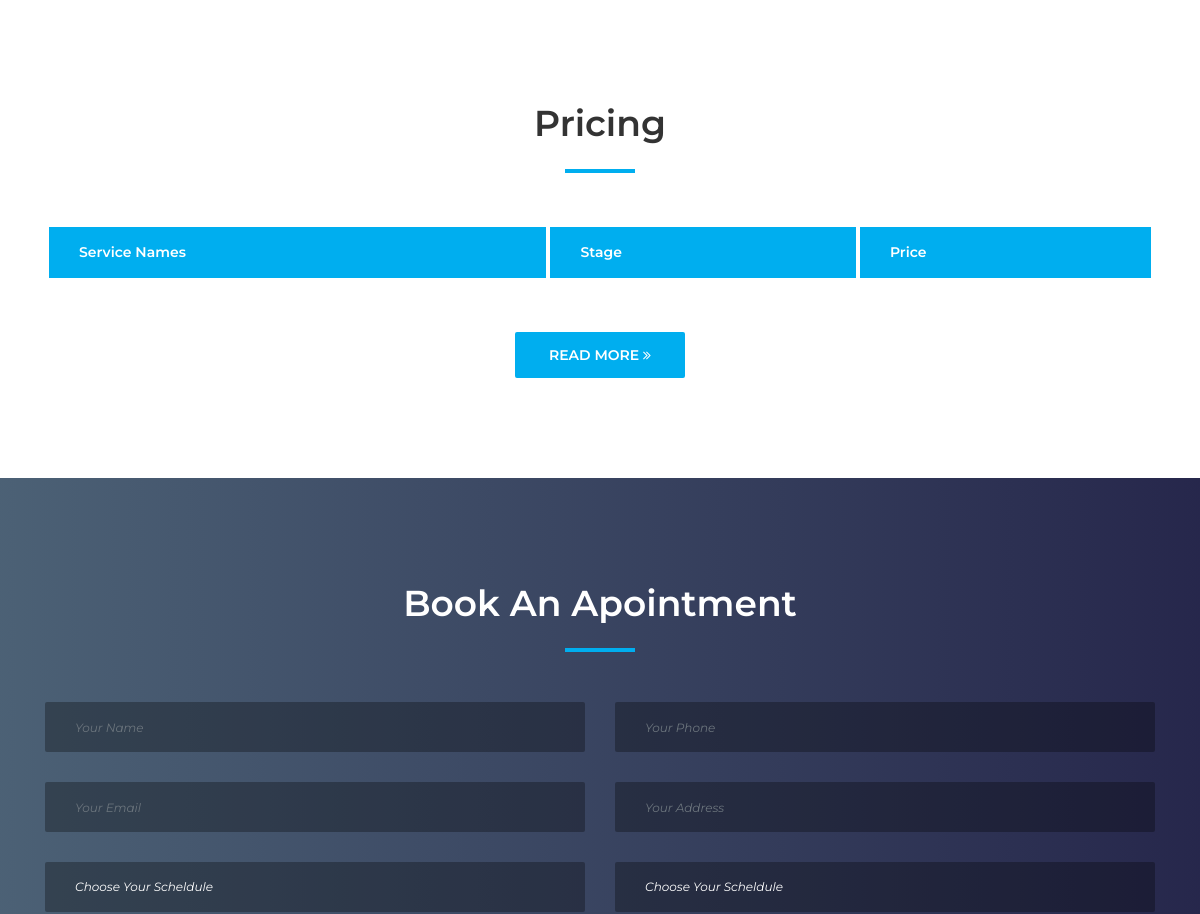
Before: / (middle part) with the older database file.
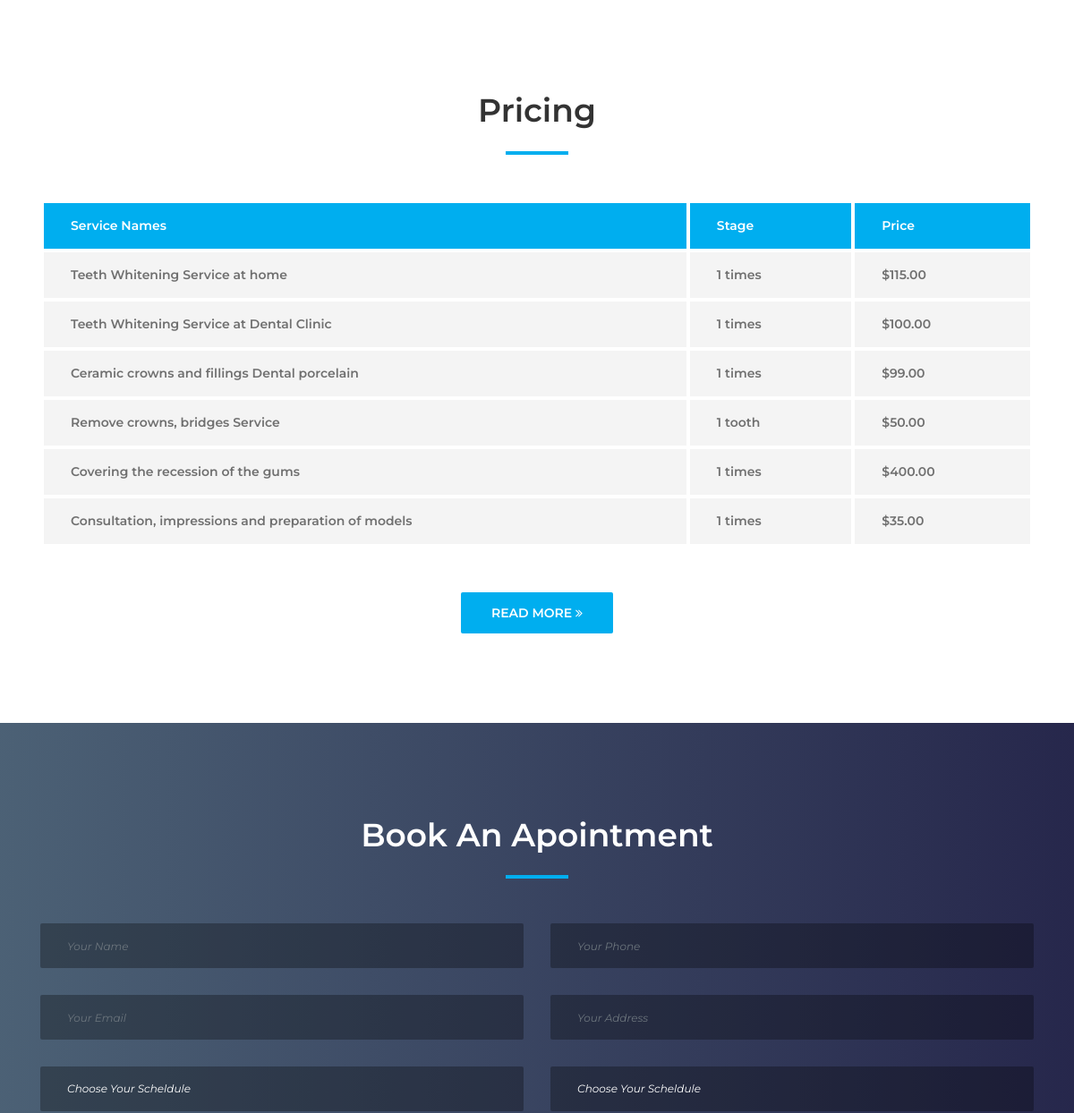
After: the same page with the newer database file.
### website/models.py (models this page shows, shortened)
class Price(models.Model):
    title = models.CharField(max_length=50)
    stage = models.CharField(max_length=40)
    price = models.DecimalField(max_digits=9, decimal_places=2, default=0)

### website/views.py (the view)
# urls.py: path('',home,name='home'),
def home(request):
    Model = Price.objects.all()[:6]
    return render(request, 'website/home.html',{'prices': Model})

### website/templates/website/home.html (shortened to what this page needs)
{% extends 'website/base.html' %}
{% load static %}
{% block content %}
<section class="dento-pricing-table-area section-padding-100">
    <div class="container">
      <div class="row">
        <div class="col-12">
          <div class="section-heading text-center">
            <h2>Pricing</h2>
            <div class="line"></div>
          </div>
        </div>
      </div>
      <div class="row">
        <div class="col-12">
          <div class="dento-price-table table-responsive">
            <table class="table table-borderless mb-0">
              <thead>
                <tr>
                  <th scope="col">Service Names</th>
                  <th scope="col">Stage</th>
                  <th scope="col">Price</th>
                </tr>
              </thead>
              {% for price in prices %}
              <tbody>
                <tr>
                  <th scope="row">{{ price.title }}</th>
                  <td>{{ price.stage }}</td>
                  <td>${{ price.price }}</td>
                </tr>
                </tbody>
                        {% endfor %}
            </table>
          </div>
        </div>
        <div class="col-12">
          <div class="more-btn text-center mt-50">
            <a href="{% url 'website:price' %}" class="btn dento-btn">Read More <i class="fa fa-angle-double-right"></i></a>
          </div>
        </div>
      </div>
    </div>
  </section>
  <section class="book-an-oppointment-area section-padding-100 bg-img bg-gradient-overlay jarallax clearfix" style="background-image: url('{% static 'website/img/bg-img/12.jpg'%}');">
    <div class="container">
      <div class="row">
        <div class="col-12">
          <div class="section-heading text-center white">
            <h2>Book An Apointment</h2>
            <div class="line"></div>
          </div>
        </div>
      </div>
      <div class="row">
        <div class="col-12">
          <div class="appointment-form">
            <form action="#" method="post">
              <div class="row">
                <div class="col-md-6">
                  <div class="form-group mb-30">
                    <input type="text" name="your-name" class="form-control" placeholder="Your Name" required>
                  </div>
                </div>
                <div class="col-md-6">
                  <div class="form-group mb-30">
                    <input type="text" name="your-phone" class="form-control" placeholder="Your Phone" required>
                  </div>
                </div>
                <div class="col-md-6">
                  <div class="form-group mb-30">
                    <input type="email" name="your-email" class="form-control" placeholder="Your Email" required>
                  </div>
                </div>
                <div class="col-md-6">
                  <div class="form-group mb-30">
                    <input type="text" name="your-address" class="form-control" placeholder="Your Address">
                  </div>
                </div>
                <div class="col-md-6">
                  <div class="form-group mb-30">
                    <select name="your-scheldule" class="form-control">
                      <option value="Choose Your Scheldule">Choose Your Scheldule</option>
                    </select>
                  </div>
                </div>
                <div class="col-md-6">
                  <div class="form-group mb-30">
                    <select name="your-time" class="form-control">
                      <option value="Choose Your Time">Choose Your Scheldule</option>
                    </select>
                  </div>
                </div>
              </div>
            </form>
          </div>
        </div>
      </div>
    </div>
  </section>
{% endblock content %}

Changed rows visible on the page:
added Price: title "Teeth Whitening Service at home", stage "1 times", price "115.00"
added Price: title "Teeth Whitening Service at Dental Clinic", stage "1 times", price "100.00"
added Price: title "Ceramic crowns and fillings Dental porcelain", stage "1 times", price "99.00"
added Price: title "Remove crowns, bridges Service", stage "1 tooth", price "50.00"
added Price: title "Covering the recession of the gums", stage "1 times", price "400.00"
added Price: title "Consultation, impressions and preparation of models", stage "1 times", price "35.00"
